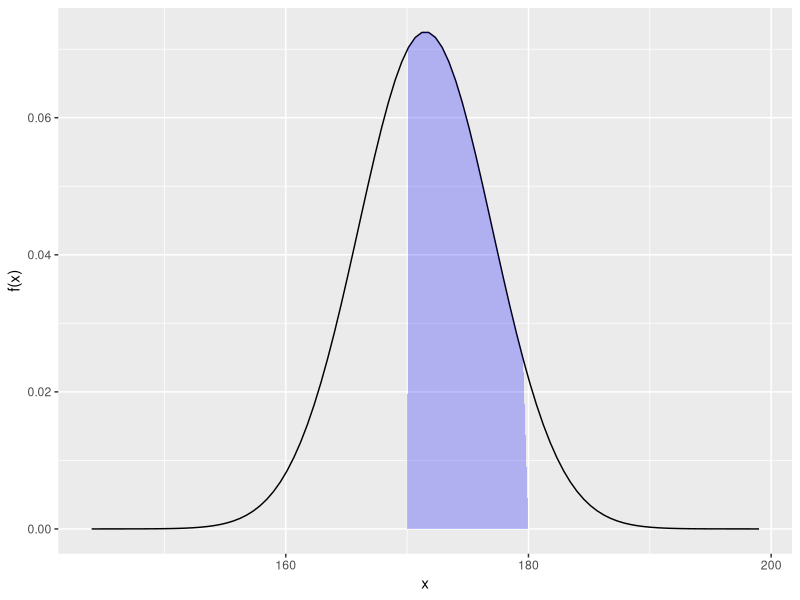
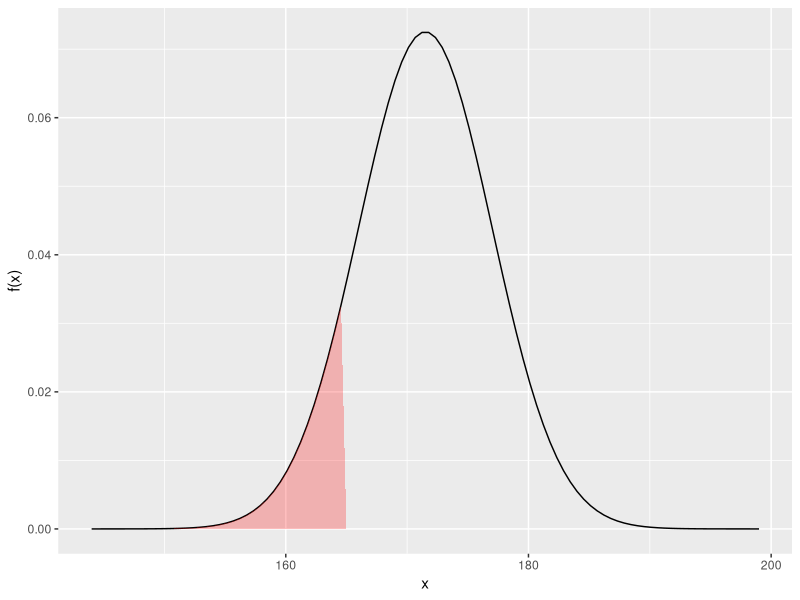
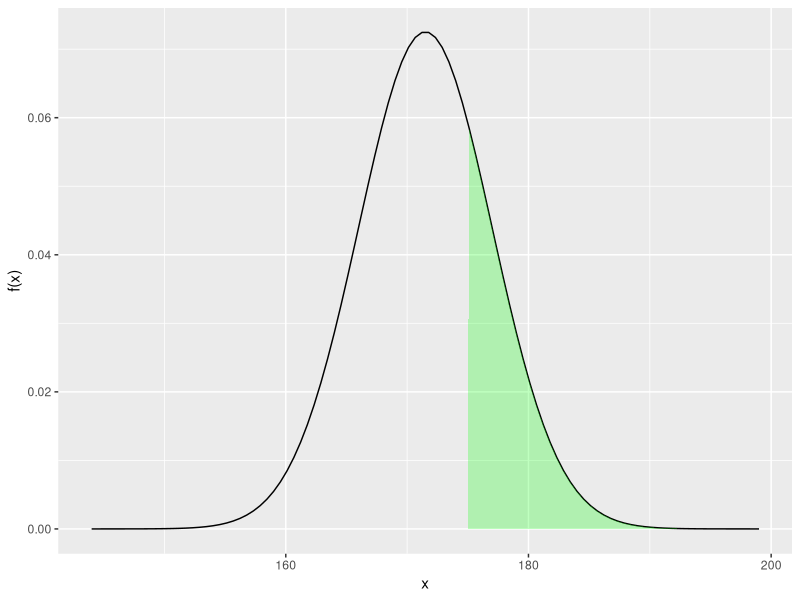
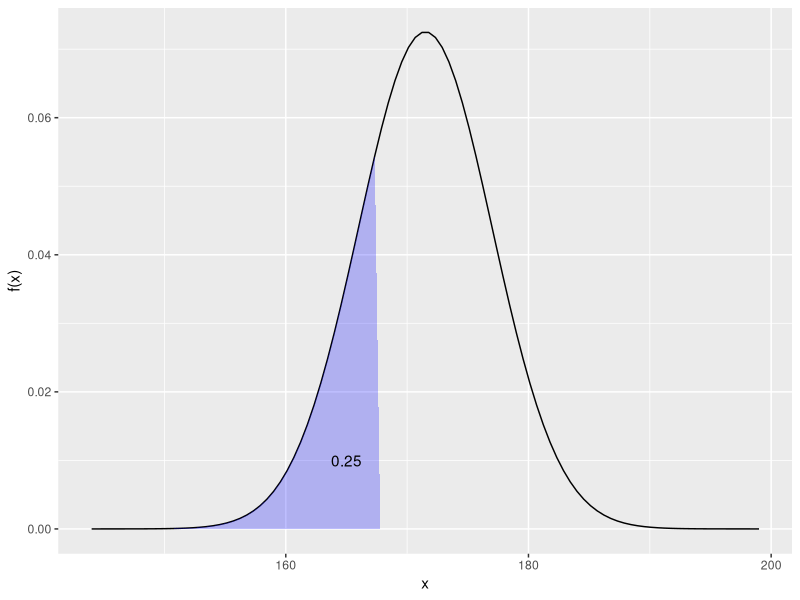
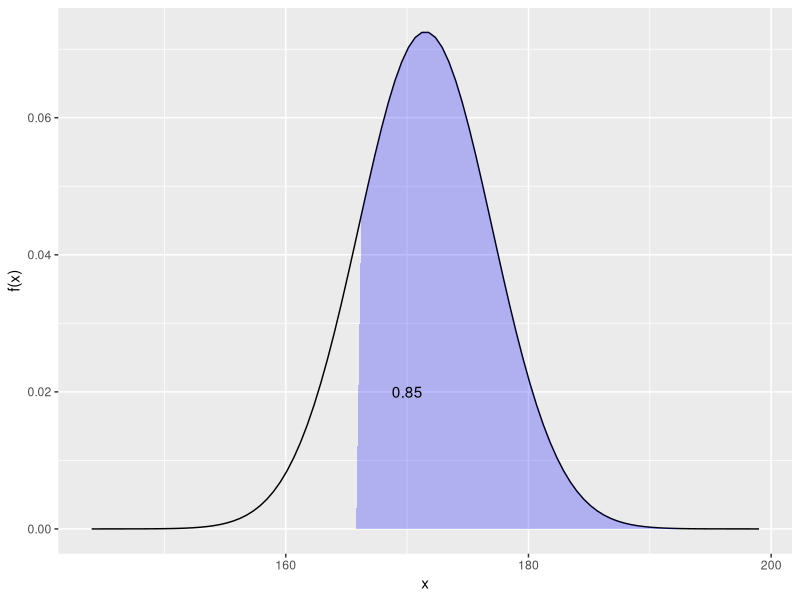
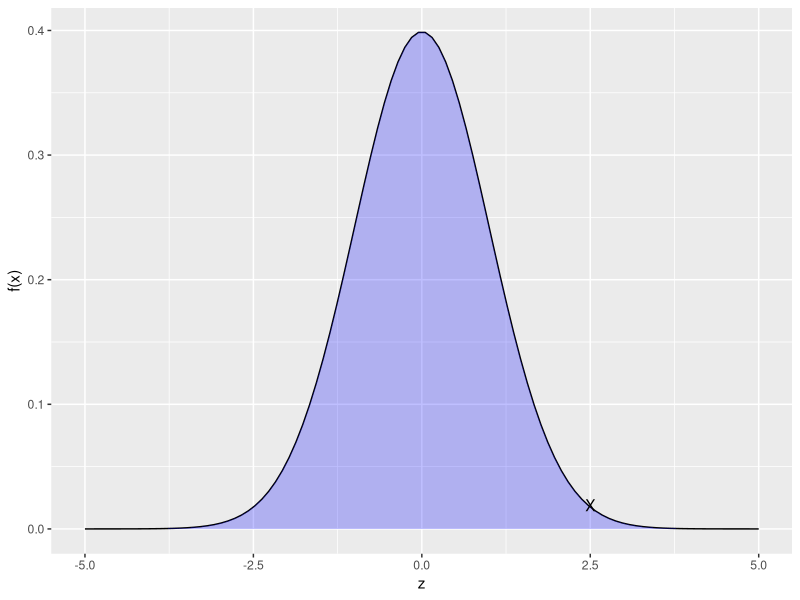
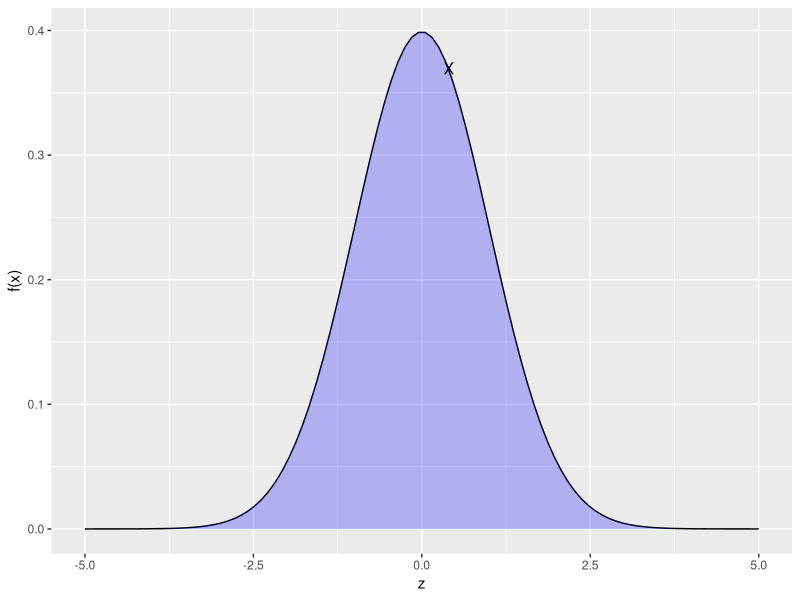
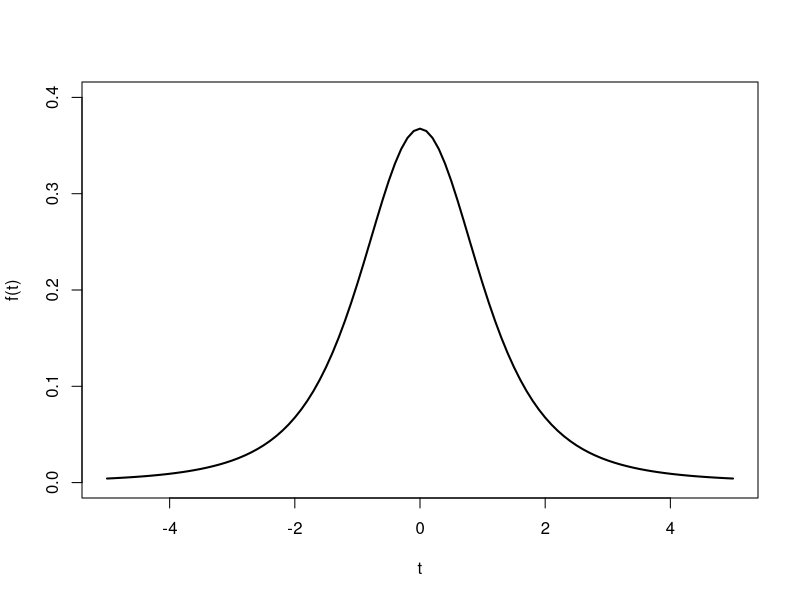

R code for these plots, in order:
## ---- chunk 1
library(ggplot2)
## ---- chunk 2
prob_a <- pnorm(mean = 171.5, sd = 5.5, q = 170)
prob_a
prob_b <- pnorm(mean = 171.5, sd = 5.5, q = 180)
prob_b
# proportion between 170 and 180
prob_b - prob_a
## ---- chunk 3
l <- 171.5 - 5*5.5
u <- 171.5 + 5*5.5
x<- seq(l, u, length = 100)
y<- dnorm(x=x , mean = 171.5, sd = 5.5)
df_1 <- data.frame(x = c(170, x [170<x & x<180], 180), 
                   y = c(0, y[170<x & x<180], 0))
qplot(x, y , geom = "line", ylab = "f(x)") + 
  geom_polygon(data=df_1, mapping = aes(x=x, y=y), 
               fill = "blue", alpha = 1/4)
## ---- chunk 4
prob_c <- pnorm(mean = 171.5, sd = 5.5, q = 165)
prob_c # proportion less than 165 cm
## ---- chunk 5
df_2 <- data.frame(x = c(min(x), x [x<165], 165), 
                   y = c(0, y[x<165], 0))
qplot(x, y , geom = "line", ylab = "f(x)") + 
  geom_polygon(data=df_2, mapping = aes(x=x, y=y), 
               fill = "red", alpha = 1/4)
## ---- chunk 6
prob_d <- pnorm(mean = 171.5, sd = 5.5, q = 175)
1 - prob_d  # proportion greater than 175cm
## ---- chunk 7
df_3 <- data.frame(x = c(175, x [x>175], 175), 
                   y = c(0, y[x>175], 0))
qplot(x, y , geom = "line", ylab = "f(x)") + 
  geom_polygon(data=df_3, mapping = aes(x=x, y=y), 
               fill = "green", alpha = 1/4)
## ---- chunk 8
prop_less <- qnorm(p = 0.25, mean = 171.5, sd = 5.5)
prop_less # the proportion of 0.25 is less than this height value
## ---- chunk 9
df_4 <- data.frame(x = c(min(x), x [x<prop_less], prop_less), 
                   y = c(0, y[x<prop_less], 0))
qplot(x, y , geom = "line", ylab = "f(x)") + 
  geom_polygon(data=df_4, mapping = aes(x=x, y=y), 
               fill = "blue", alpha = 1/4) +
  annotate (geom = "text", x=165, y =0.01, label = 0.25, color = "black")
## ---- chunk 10
prop_great <- qnorm(p = 0.15, mean = 171.5, sd = 5.5)
prop_great # the proportion is greater than this height
#or 
x_85 <- qnorm(p=0.85, mean = 171.5, sd = 5.5, lower.tail=FALSE)
x_85
## ---- chunk 11
df_5 <- data.frame(x = c(x_85, x [x>x_85], max(x)), 
                   y = c(0, y[x>x_85], 0))
qplot(x, y , geom = "line", ylab = "f(x)") + 
  geom_polygon(data=df_5, mapping = aes(x=x, y=y), 
               fill = "blue", alpha = 1/4) +
  annotate (geom = "text", x=170, y =0.02, label = 0.85, color = "black")
## ---- chunk 12
x_16 <- qnorm(p = 0.16, mean = 171.5, sd = 5.5)
x_16
171.5 - x_16 ->
  d
d
## ---- chunk 13
# the proportion of 0.68 is between these two male heights
print(paste("(",round(x_16, 2), ",",round(171.5+d,2),")"))
## ---- chunk 14
library(tidyverse)
## ---- chunk 15
z <- seq(-5, 5, length=100)
Y <- dnorm(x = z, mean = 0, sd = 1)
Df <- tibble(z, Y)
head(Df)
## ---- chunk 16
dnorm (2.5, 0 , 1) ->
  z_2.5
## ---- chunk 17
qplot(z, Y, geom = "line", ylab = "f(x)") + 
  geom_polygon(data =Df, mapping = aes(x=z, y=Y), 
               fill = "blue", alpha = 1/4) +
  annotate (geom="text", x = 2.5, y = z_2.5 + 0.0015, label = "X", color = "black")
## ---- chunk 18
dnorm (0.4, 0 , 1) ->
  z_0.4
## ---- chunk 19
qplot(z, Y, geom = "line", ylab = "f(x)") + 
  geom_polygon(data =Df, mapping = aes(x=z, y=Y), 
               fill = "blue", alpha = 1/4) +
  annotate(geom="text", x = 0.4, y = z_0.4 + 0.0015, label = "X", color = "black")
## ---- chunk 20
tv<- seq (-5, 5, 0.1)
plot(x=tv, y=dt(tv, 3), type = "l", lwd = 2, 
     ylim = c(0, 0.4), xlab = "t", ylab = "f(t)")
## ---- chunk 21
dt(1.5, 3) ->
  t15
t15
## ---- chunk 22
t <- seq( -5, 5, length=100)
Yt <- dt(t, df= 3)
df_yt <-tibble(t, Yt)
head(df_yt)
## ---- chunk 23
qplot(t, Yt, geom = "line", ylab = "f(x)") +
  geom_polygon(data = df_yt, mapping = aes(x = t, y = Yt),
               fill = "white", alpha = 1/4) +
  annotate(geom = "text", x = 1.5, y = t15 + 0.0015, label = "X", color = "blue") +
  annotate (geom = "text", x = 1.5 +0.4, y=t15 +0.0015, 
            label = round(t15, 2), color = "blue")
## ---- chunk 24
dt(-2, 2) ->
  tn2
tn2
## ---- chunk 25
t <- seq( -5, 5, length=100)
Yt1 <- dt(t, df= 2)
df_yt1 <-tibble(t, Yt1)
head(df_yt1)
## ---- chunk 26
qplot(t, Yt1, geom = "line", ylab = "f(x)") +
  geom_polygon(data = df_yt, mapping = aes(x = t, y = Yt1),
               fill = "white", alpha = 1/4) +
  annotate(geom = "text", x = -2, y = tn2 + 0.0015, label = "X", color = "red") +
  annotate (geom = "text", x = -2 +0.4, y=tn2 +0.0015, 
            label = round(tn2, 2), color = "red")
## ---- chunk 27
pt(2.5, 3) ->
  tp_2.5
tp_2.5
## ---- chunk 28
t <- seq(-5, 5, length = 100)
y_t1<-dt(t, df = 3)
df_t1<-tibble(t, y_t1)
df_t1
## ---- chunk 29
polydf<-tibble(x=c(min(t), t[t<2.5], 2.5),
               y=c(0,y_t1[t<2.5], 0))
polydf
## ---- chunk 30
qplot(t, y_t1, geom = "line", ylab = "f(t)") +
  geom_polygon(data=polydf, mapping = aes(x,y), 
               fill = "blue", alpha = 1/4) +
  annotate(geom = "text", x = 2.5, y = dt(4,1), 
           label = round(pt(2.5,3),4),color = "red")
## ---- chunk 31
1-pt(1.75,1) ->
  tp_1.75
tp_1.75
## ---- chunk 32
t <- seq(-5, 5, length=500)
y_t <-dt(t, df =1)
df_t2 <-tibble (x = c(1.75, t[t>1.75], max(t)),
               y = c(0,y_t[t>1.75], 0))
df_t2
## ---- chunk 33
qplot(t, y_t, geom = "line", ylab = "f(t)") +
  geom_polygon(data=df_t2, mapping = aes(x, y), 
               fill = "blue", alpha = 1/4) +
  annotate(geom = "text", x = 1.75, y = dt(4,1), 
           label = round(1-pt(1.75,1),4),color = "red")
## ---- chunk 34
qt(1-0.355, df = 2) ->
     t_0.355
t_0.355
## ---- chunk 35
t <- seq(-5, 5, length=100)
yt8 <-dt(t, df =2)
df_t8 <-tibble (x = c(0.355, t[t>0.355], max(t)),
               y = c(0,yt8[t>0.355], 0))
df_t8
## ---- chunk 36
qplot(t, yt8, geom = "line", ylab = "f(t)") +
  geom_polygon(data=df_t8, mapping = aes(x, y), 
               fill = "blue", alpha = 1/4) +
  annotate(geom = "text", x = 0.355, y = dt(t_0.355,2), 
           label = round(1-pt(0.355,2),4),color = "red")

# the value immediately above the proportion 0.355 is 0.3783
## ---- chunk 37
c(24,61,59,46,43,44,52,43,58,67,62,57,71,49,54,43,53,57,49,56,33,74,70) ->
  tg
c(42,33,46,37,43,41,10,42,55,19,17,55,26,54,60,28,62,20,53,48,37,85,42) ->
  cg
## ---- chunk 38
t.test(tg, cg, mu = 0, var.equal = FALSE)
